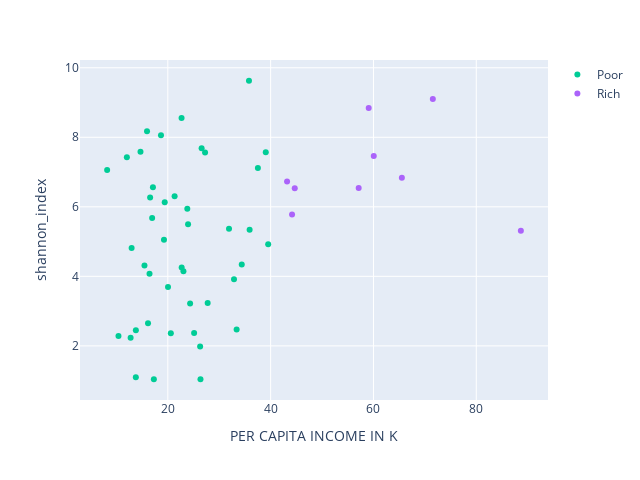

Here is the notebook cell this chart was saved with:
### Code cell
required_cols = ["shannon_index","PER CAPITA INCOME IN K","PovertyFlag"]

vis_df = final_df[required_cols]
fig = px.scatter(vis_df,x='PER CAPITA INCOME IN K',y='shannon_index',color='PovertyFlag',color_discrete_map = {0:'#636EFA',1: '#FFA15A'})
fig.update_layout(width=640,height=480,legend_title_text=None)
fig.show()

### Figure 1 — Plotly figure (JSON) as saved in the notebook; plotly's stock layout.template omitted (floating-point values rounded to 4 significant figures)
{"data": [{"hovertemplate": "PovertyFlag=Poor<br>PER CAPITA INCOME IN K=%{x}<br>shannon_index=%{y}<extra></extra>", "legendgroup": "Poor", "marker": {"color": "#00cc96", "symbol": "circle"}, "mode": "markers", "name": "Poor", "orientation": "v", "showlegend": true, "type": "scatter", "x": [23.94, 23.04, 35.79, 37.52, 32.88, 27.75, 26.58, 21.32, 24.34, 27.25, 26.28, 15.46, 20.04, 31.91, 13.78, 15.96, 12.96, 12.03, 10.4, 16.44, 16.15, 23.79, 19.25, 35.91, 13.79, 39.06, 18.67, 19.4, 20.59, 14.69, 17.1, 16.56, 8.201, 22.68, 26.35, 16.95, 22.69, 12.77, 25.11, 17.29, 39.52, 34.38, 33.38], "xaxis": "x", "y": [5.498, 4.148, 9.626, 7.116, 3.915, 3.231, 7.686, 6.303, 3.22, 7.565, 1.983, 4.313, 3.694, 5.369, 1.099, 8.175, 4.816, 7.424, 2.281, 4.072, 2.653, 5.948, 5.051, 5.342, 2.45, 7.573, 8.057, 6.132, 2.365, 7.582, 6.565, 6.266, 7.056, 8.552, 1.04, 5.678, 4.255, 2.233, 2.369, 1.041, 4.926, 4.34, 2.471], "yaxis": "y"}, {"hovertemplate": "PovertyFlag=Rich<br>PER CAPITA INCOME IN K=%{x}<br>shannon_index=%{y}<extra></extra>", "legendgroup": "Rich", "marker": {"color": "#ab63fa", "symbol": "circle"}, "mode": "markers", "name": "Rich", "orientation": "v", "showlegend": true, "type": "scatter", "x": [57.12, 60.06, 71.55, 88.67, 44.16, 43.2, 44.69, 65.53, 59.08], "xaxis": "x", "y": [6.54, 7.465, 9.102, 5.314, 5.778, 6.73, 6.537, 6.839, 8.842], "yaxis": "y"}], "layout": {"height": 480, "legend": {"title": {}, "tracegroupgap": 0}, "margin": {"t": 60}, "width": 640, "xaxis": {"anchor": "y", "domain": [0, 1], "title": {"text": "PER CAPITA INCOME IN K"}}, "yaxis": {"anchor": "x", "domain": [0, 1], "title": {"text": "shannon_index"}}}}
